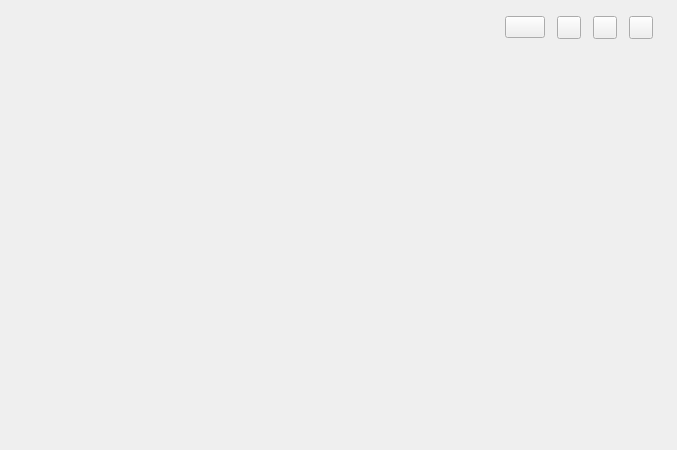
<?xml version="1.0" encoding="UTF-8"?>
<ui version="4.0">
 <class>StatusCenter</class>
 <widget class="QWidget" name="StatusCenter">
  <property name="geometry">
   <rect>
    <x>0</x>
    <y>0</y>
    <width>677</width>
    <height>450</height>
   </rect>
  </property>
  <property name="windowTitle">
   <string notr="true">Form</string>
  </property>
  <layout class="QHBoxLayout" name="horizontalLayout_2">
   <property name="spacing">
    <number>0</number>
   </property>
   <property name="leftMargin">
    <number>0</number>
   </property>
   <property name="topMargin">
    <number>0</number>
   </property>
   <property name="rightMargin">
    <number>0</number>
   </property>
   <property name="bottomMargin">
    <number>0</number>
   </property>
   <item>
    <layout class="QHBoxLayout" name="leftPaneContainer"/>
   </item>
   <item>
    <widget class="QWidget" name="mainWidget" native="true">
     <layout class="QVBoxLayout" name="verticalLayout">
      <property name="spacing">
       <number>16</number>
      </property>
      <property name="leftMargin">
       <number>16</number>
      </property>
      <property name="topMargin">
       <number>16</number>
      </property>
      <property name="rightMargin">
       <number>24</number>
      </property>
      <property name="bottomMargin">
       <number>16</number>
      </property>
      <item>
       <layout class="QHBoxLayout" name="headerLayout">
        <property name="spacing">
         <number>12</number>
        </property>
        <item>
         <widget class="QLabel" name="clockLabel"/>
        </item>
        <item>
         <widget class="QLabel" name="dateLabel"/>
        </item>
        <item>
         <spacer name="horizontalSpacer">
          <property name="orientation">
           <enum>Qt::Horizontal</enum>
          </property>
          <property name="sizeHint" stdset="0">
           <size>
            <width>40</width>
            <height>20</height>
           </size>
          </property>
         </spacer>
        </item>
        <item>
         <widget class="QPushButton" name="batteryButton">
          <property name="toolTip">
           <string>Power settings</string>
          </property>
         </widget>
        </item>
        <item>
         <widget class="QToolButton" name="settingsButton">
          <property name="toolTip">
           <string>System Settings</string>
          </property>
          <property name="icon">
           <iconset theme="preferences-system-symbolic"/>
          </property>
         </widget>
        </item>
        <item>
         <widget class="QToolButton" name="powerButton">
          <property name="toolTip">
           <string>End session</string>
          </property>
          <property name="icon">
           <iconset theme="system-shutdown-symbolic"/>
          </property>
         </widget>
        </item>
        <item>
         <widget class="QToolButton" name="closeButton">
          <property name="toolTip">
           <string>Close</string>
          </property>
          <property name="icon">
           <iconset theme="window-close"/>
          </property>
         </widget>
        </item>
       </layout>
      </item>
      <item>
       <layout class="QHBoxLayout" name="quickSwitchLayout">
        <property name="spacing">
         <number>10</number>
        </property>
       </layout>
      </item>
      <item>
       <widget class="tStackedWidget" name="stackedWidget"/>
      </item>
     </layout>
    </widget>
   </item>
  </layout>
 </widget>
 <customwidgets>
  <customwidget>
   <class>tStackedWidget</class>
   <extends>QStackedWidget</extends>
   <header location="global">tstackedwidget.h</header>
   <container>1</container>
   <slots>
    <signal>switchingFrame(int)</signal>
   </slots>
  </customwidget>
 </customwidgets>
 <resources/>
 <connections/>
</ui>
